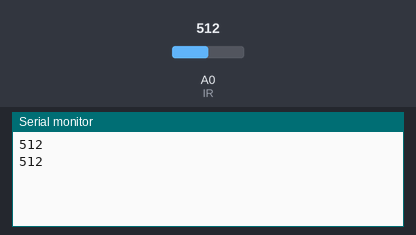
Simulated run of this sketch. Board: Arduino Uno, built with avr-gcc and run on an emulated ATmega328P. Shown: the last lines printed to the serial monitor. Inputs (shaded band) come from the test bench; at power-on: A0 (IR) = 512.

Above: at 1.8 s.
1.9 s: A0 (IR) set to 716
At 2.8 s:
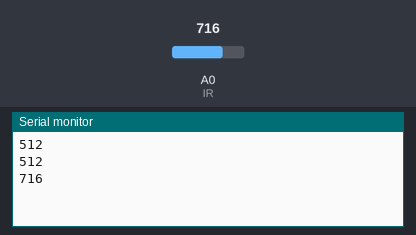
3.4 s: A0 (IR) set to 900
At 4.8 s:
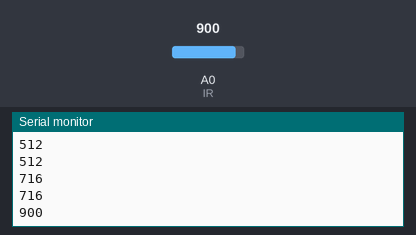
Timing chart, 0 to 6.4 s (numbered marks = the images above; inputs shaded):
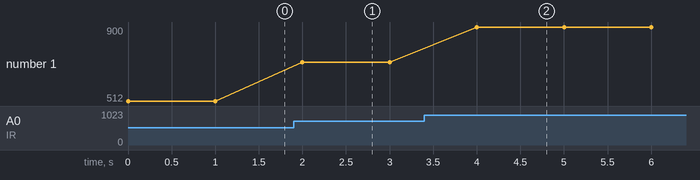

The sketch:

Calibration_AnalogOut.ino
```cpp
int IR = A0;
int sensorValue = 0;

void setup() {
  // put your setup code here, to run once:
  Serial.begin(9600);

}

void loop() {
  // put your main code here, to run repeatedly:
  sensorValue = analogRead(IR);
  Serial.println(sensorValue);

  delay(1000);
}
```

Measured:
- after the input at 1.9 s, the serial monitor: prints a new line after 0.10 s (image 1)
- after the input at 3.4 s, the serial monitor: prints a new line after 0.60 s (image 2)
- plotted number 1: 512 → 716 after the input at 1.9 s, 716 → 900 after the input at 3.4 s
